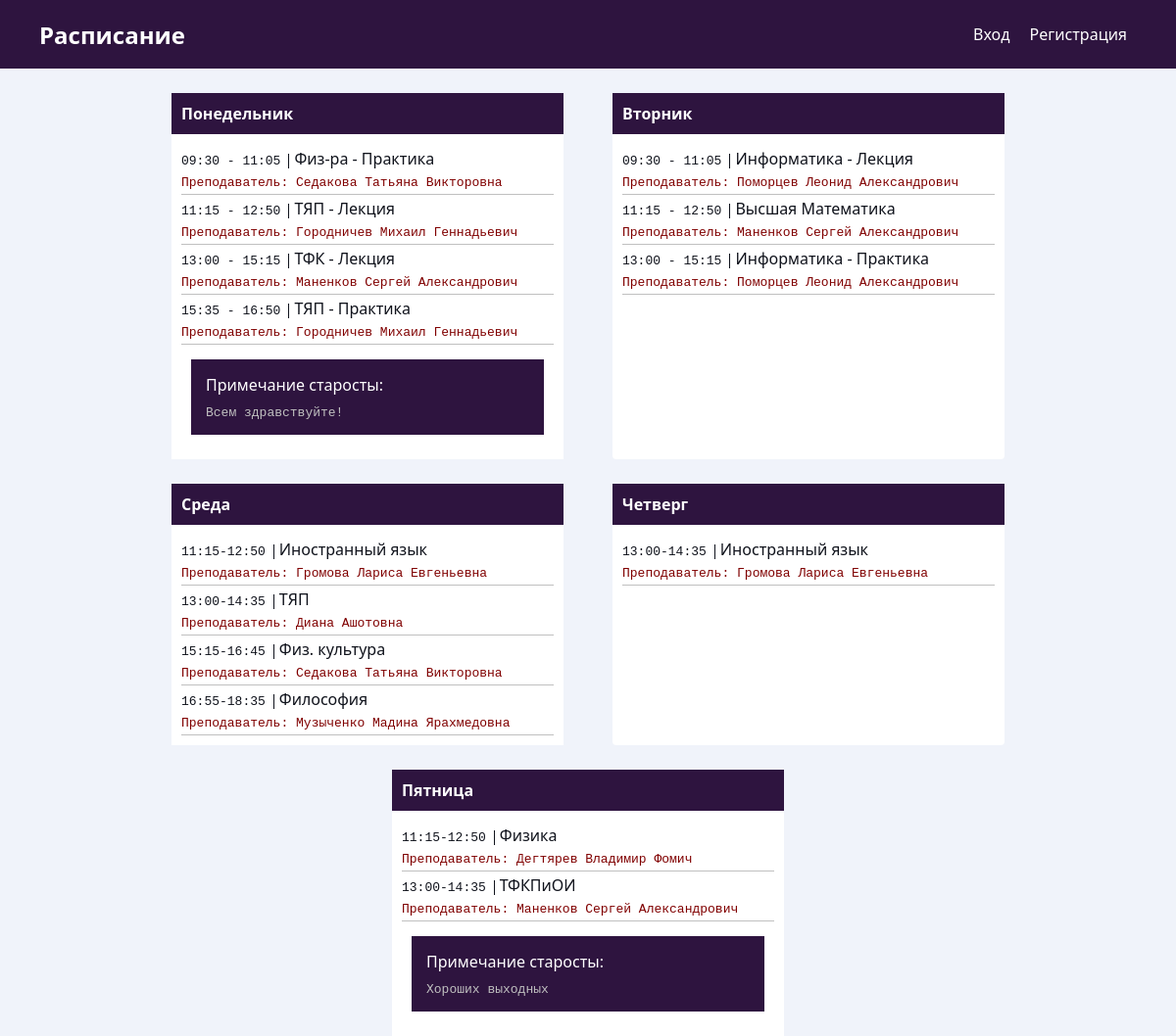
The page / on the database its author committed.
### main/models.py (models this page shows, shortened)
class Schedule(models.Model):
	title = models.CharField(max_length = 20)
	lesson1 = models.CharField(max_length = 40, null=True, blank=True)
	time1 = models.CharField(max_length = 15, null=True, blank=True)
	teacher1 = models.CharField(max_length = 35, null=True, blank=True)
	lesson2 = models.CharField(max_length = 40, null=True, blank=True)
	time2 = models.CharField(max_length = 15, null=True, blank=True)
	teacher2 =models.CharField(max_length = 35, null=True, blank=True)
	lesson3 = models.CharField(max_length = 40, null=True, blank=True)
	time3 = models.CharField(max_length = 15, null=True, blank=True)
	teacher3 = models.CharField(max_length = 35, null=True, blank=True)
	lesson4 = models.CharField(max_length = 40, null=True, blank=True)
	time4 = models.CharField(max_length = 15, null=True, blank=True)
	teacher4 = models.CharField(max_length = 35, null=True, blank=True)
	lesson5 = models.CharField(max_length = 40, null=True, blank=True)
	time5 = models.CharField(max_length = 15, null=True, blank=True)
	teacher5 = models.CharField(max_length = 35, null=True, blank=True)
	govoritpolina = models.TextField(null=True, blank=True)

### main/templates/main/home.html (shortened to what this page needs)
{% extends "main/header.html" %}
	{% block data %}
		<div class="container">
			<div class="schedule">
				{% for post in object_list %}
					<div class="day">
						<div class="day-name"  style="background-color: #2e143f">
							{{post.title}}
						</div>
						<div class="day-list">
							<p><time>{{post.time1}}</time>{{post.lesson1}}<br><span>Преподаватель: {{post.teacher1}}</span></p>
							<p><time>{{post.time2}}</time>{{post.lesson2}}<br><span>Преподаватель: {{post.teacher2}}</span></p>
							<p><time>{{post.time3}}</time>{{post.lesson3}}<br><span>Преподаватель: {{post.teacher3}}</span></p>
							<p><time>{{post.time4}}</time>{{post.lesson4}}<br><span>Преподаватель: {{post.teacher4}}</span></p>
							<div class="polina" style="background-color: #2e143f">Примечание старосты: <span id="{{post.id}}">{{post.govoritpolina}}</span></div>
						</div>
					</div>
				{% endfor %}
			</div>
		</div>
	{% endblock %}

### main/templates/main/header.html (shortened to what this page needs)
<!DOCTYPE html>
<html lang="ru">
	<head>
		{% load staticfiles %}
		<link rel="stylesheet" href="{% static 'css/style.css' %}">
	</head>
	<body>
		<header style="background: #2e143f">
			<h1><a href="/">Расписание</a></h1>
			<nav>
				{% if user.is_authenticated %}
					<a href="/exit">Выход</a>
				{% else %}
					<a href="/login" id="login">Вход</a>
					<a href="/registration" id="registration">Регистрация</a>
				{% endif %}
			</nav>
		</header>
		{% block data %}
		{% endblock %}
	</body>
</html>

### main/static/css/style.css (style rules this page uses)
.schedule { display:flex;flex-wrap:wrap }
@media (max-width:1350px) { .schedule { justify-content:center } }
.schedule .day { width:400px;background-color:#fff;border-radius:4px;margin:25px 25px 0 }
.schedule .day-list,.schedule .day-name { padding:10px }
.schedule .day-name { background-color:#10131C;border-bottom:1px solid #fff;font-weight:700 }
.schedule .day-list { background:#fff }
.schedule .day-list * { color:#10131C }
.schedule .day-list p { border-bottom:1px solid silver;padding:3px 0 }
.schedule .day-list p span,.schedule .day-list p time { font-size:13px;font-family:monospace }
.schedule .day-list p time { border-right:1px solid #10131C;margin-right:5px;padding-right:8px;white-space:pre }
.schedule .day-list p span { color:maroon }
.schedule .day-list .polina { display:flex;justify-content:center;flex-direction:column;margin:15px 10px;padding:15px;background-color:#10131C;color:#fff }
.schedule .day-list .polina span { color:silver;padding-top:10px;font-size:13px;font-family:monospace }

### main/static/css/header/header.css (style rules this page uses)
header { height:70px;background-color:#10131C;display:flex;align-items:center;padding:0 40px }
header nav { display:flex;flex-grow:1;justify-content:flex-end }
header nav a { padding:0 10px }
header h1 { font-size:24px }

### rows shown on the page
Schedule: title "Понедельник", time1 "09:30 - 11:05", lesson1 "Физ-ра - Практика", teacher1 "Седакова Татьяна Викторовна", time2 "11:15 - 12:50", lesson2 "ТЯП - Лекция", teacher2 "Городничев Михаил Геннадьевич", time3 "13:00 - 15:15", lesson3 "ТФК - Лекция", teacher3 "Маненков Сергей Александрович", time4 "15:35 - 16:50", lesson4 "ТЯП - Практика", teacher4 "Городничев Михаил Геннадьевич", govoritpolina "Всем здравствуйте!"
Schedule: title "Вторник", time1 "09:30 - 11:05", lesson1 "Информатика - Лекция", teacher1 "Поморцев Леонид Александрович", time2 "11:15 - 12:50", lesson2 "Высшая Математика", teacher2 "Маненков Сергей Александрович", time3 "13:00 - 15:15", lesson3 "Информатика - Практика", teacher3 "Поморцев Леонид Александрович"
Schedule: title "Среда", time1 "11:15-12:50", lesson1 "Иностранный язык", teacher1 "Громова Лариса Евгеньевна", time2 "13:00-14:35", lesson2 "ТЯП", teacher2 "Диана Ашотовна", time3 "15:15-16:45", lesson3 "Физ. культура", teacher3 "Седакова Татьяна Викторовна", time4 "16:55-18:35", lesson4 "Философия", teacher4 "Музыченко Мадина Ярахмедовна"
Schedule: title "Четверг", time1 "13:00-14:35", lesson1 "Иностранный язык", teacher1 "Громова Лариса Евгеньевна"
Schedule: title "Пятница", time1 "11:15-12:50", lesson1 "Физика", teacher1 "Дегтярев Владимир Фомич", time2 "13:00-14:35", lesson2 "ТФКПиОИ", teacher2 "Маненков Сергей Александрович", govoritpolina "Хороших выходных"
